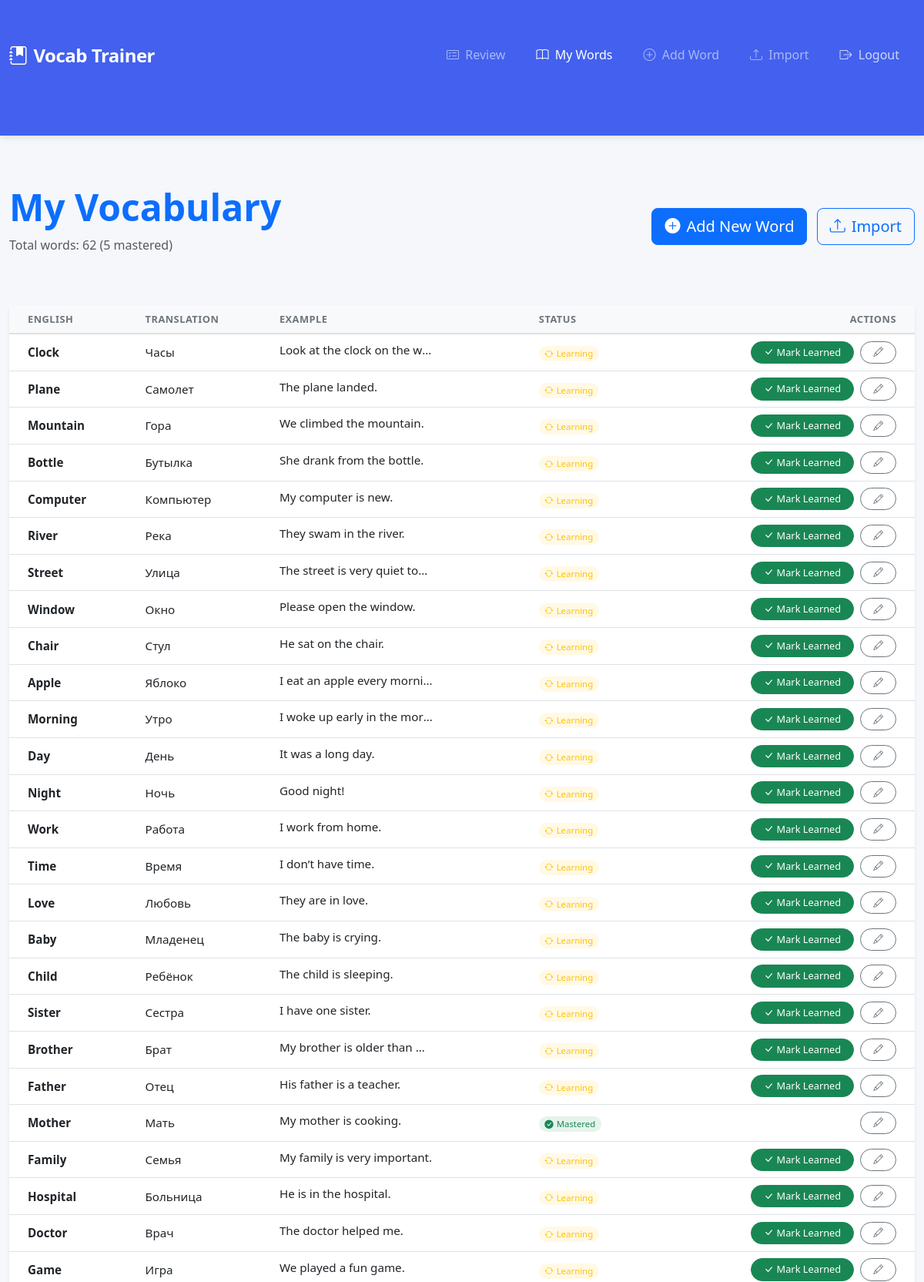
The page /word-list/ (signed in, upper part) on the database its author committed.
### trainer/models.py (models this page shows, shortened)
class Word(models.Model):
    user = models.ForeignKey(User, on_delete=models.CASCADE)
    english = models.CharField(max_length=100)
    translation = models.CharField(max_length=100)
    example = models.TextField(blank=True, null=True)
    is_learned = models.BooleanField(default=False)
    created_at = models.DateTimeField(default=timezone.now)
    class Meta:
        ordering = ['-created_at']

### trainer/views.py (the view)
# urls.py: path('word-list/', views.word_list, name='word-list'),
@login_required
def word_list(request):
    words = Word.objects.filter(user=request.user)
    words_learned_count = Word.objects.filter(user=request.user, is_learned=True).count()  # Add this line
    context = {
        'words': words,
        'words_learned_count': words_learned_count,  # Add this to context
    }
    return render(request, 'trainer/word_list.html', context)

### templates/trainer/word_list.html (shortened to what this page needs)
{% extends 'base.html' %}
{% block content %}
<div class="vocabulary-container">
    <div class="d-flex justify-content-between align-items-center mb-5">
        <div>
            <h1 class="display-5 fw-bold text-primary">My Vocabulary</h1>
            <p class="text-muted">Total words: {{ words.count }} ({{ words_learned_count }} mastered)</p>
        </div>
        <div>
            <a href="{% url 'add-word' %}" class="btn btn-primary btn-lg">
                <i class="bi bi-plus-circle-fill me-2"></i>Add New Word
            </a>
            <a href="{% url 'import-words' %}" class="btn btn-outline-primary btn-lg ms-2">
                <i class="bi bi-upload me-2"></i>Import
            </a>
        </div>
    </div>
    {% if words %}
    <div class="card border-0 shadow-sm">
        <div class="card-body p-0">
            <div class="table-responsive">
                <table class="table table-hover align-middle mb-0">
                    <thead class="table-light">
                        <tr>
                            <th class="ps-4">English</th>
                            <th>Translation</th>
                            <th>Example</th>
                            <th>Status</th>
                            <th class="text-end pe-4">Actions</th>
                        </tr>
                    </thead>
                    <tbody>
                        {% for word in words %}
                        <tr class="{% if word.is_learned %}bg-light-success{% endif %}">
                            <td class="ps-4 fw-semibold">{{ word.english }}</td>
                            <td>{{ word.translation }}</td>
                            <td>
                                {% if word.example %}
                                <span class="d-inline-block text-truncate" style="max-width: 200px;"
                                      data-bs-toggle="tooltip" title="{{ word.example }}">
                                    {{ word.example }}
                                </span>
                                {% else %}
                                <span class="text-muted">-</span>
                                {% endif %}
                            </td>
                            <td>
                                {% if word.is_learned %}
                                <span class="badge rounded-pill bg-success bg-opacity-10 text-success">
                                    <i class="bi bi-check-circle-fill me-1"></i>Mastered
                                </span>
                                {% else %}
                                <span class="badge rounded-pill bg-warning bg-opacity-10 text-warning">
                                    <i class="bi bi-arrow-repeat me-1"></i>Learning
                                </span>
                                {% endif %}
                            </td>
                            <td class="text-end pe-4">
                                <div class="d-flex justify-content-end gap-2">
                                    {% if not word.is_learned %}
                                    <a href="{% url 'mark-learned' word.id %}"
                                       class="btn btn-sm btn-success rounded-pill px-3">
                                        <i class="bi bi-check-lg me-1"></i>Mark Learned
                                    </a>
                                    {% endif %}
                                    <a href="{% url 'edit-word' word.id %}" class="btn btn-sm btn-outline-secondary rounded-pill px-3">
                                        <i class="bi bi-pencil"></i>
                                    </a>
                                </div>
                            </td>
                        </tr>
                        {% endfor %}
                    </tbody>
                </table>
            </div>
        </div>
    </div>
    {% endif %}
</div>
{% endblock %}

### templates/base.html (shortened to what this page needs)
<!DOCTYPE html>
<html lang="en">
<head>
    <link href="https://cdn.jsdelivr.net/npm/bootstrap@5.3.0/dist/css/bootstrap.min.css" rel="stylesheet">
    <link href="https://cdn.jsdelivr.net/npm/bootstrap-icons@1.10.0/font/bootstrap-icons.css" rel="stylesheet">
</head>
<body>
    <nav class="navbar navbar-expand-lg navbar-dark" style="background-color: var(--primary-color);">
        <div class="container">
            <a class="navbar-brand d-flex align-items-center" href="{% url 'word-list' %}">
                <i class="bi bi-journal-bookmark-fill me-2"></i>
                Vocab Trainer
            </a>
            <div class="collapse navbar-collapse" id="navbarNav">
                <ul class="navbar-nav ms-auto">
                    {% if user.is_authenticated %}
                        <li class="nav-item">
                            <a class="nav-link {% if request.resolver_match.url_name == 'review' %}active{% endif %}" href="{% url 'review' %}">
                                <i class="bi bi-card-checklist me-1"></i> Review
                            </a>
                        </li>
                        <li class="nav-item">
                            <a class="nav-link {% if request.resolver_match.url_name == 'word-list' %}active{% endif %}" href="{% url 'word-list' %}">
                                <i class="bi bi-book me-1"></i> My Words
                            </a>
                        </li>
                        <li class="nav-item">
                            <a class="nav-link {% if request.resolver_match.url_name == 'add-word' %}active{% endif %}" href="{% url 'add-word' %}">
                                <i class="bi bi-plus-circle me-1"></i> Add Word
                            </a>
                        </li>
                        <li class="nav-item">
                            <a class="nav-link {% if request.resolver_match.url_name == 'import-words' %}active{% endif %}" href="{% url 'import-words' %}">
                                <i class="bi bi-upload me-1"></i> Import
                            </a>
                        </li>
                        <li class="nav-item">
                            <form action="{% url 'logout' %}" method="post" class="d-inline">
                                <button type="submit" class="nav-link btn btn-link btn-logout">
                                    <i class="bi bi-box-arrow-right me-1"></i> Logout
                                </button>
                            </form>
                        </li>
                    {% endif %}
                </ul>
            </div>
        </div>
    </nav>
    <main class="container">
        {% block content %}{% endblock %}
    </main>
</body>
</html>

### templates/base.html (style rules this page uses)
:root { --primary-color: #4361ee; --secondary-color: #3f37c9; --light-color: #f8f9fa; --dark-color: #212529; --success-color: #4cc9f0; --border-radius: 8px; }
body { font-family: 'Segoe UI', Tahoma, Geneva, Verdana, sans-serif; background-color: #f5f7fa; color: var(--dark-color); line-height: 1.6; }
.navbar { box-shadow: 0 2px 10px rgba(0, 0, 0, 0.1); padding: 1rem 0; }
.navbar-brand { font-weight: 700; font-size: 1.5rem; letter-spacing: -0.5px; }
.nav-link { font-weight: 500; padding: 0.5rem 1rem !important; margin: 0 0.25rem; border-radius: var(--border-radius); transition: all 0.3s ease; }
.btn-logout { color: rgba(255, 255, 255, 0.75) !important; transition: all 0.3s ease; }
.container { max-width: 1200px; padding-top: 2rem; padding-bottom: 4rem; }

### templates/trainer/word_list.html (style rules this page uses)
.vocabulary-container { padding: 2rem 0; }
.table { font-size: 0.95rem; }
.table th { font-weight: 600; text-transform: uppercase; font-size: 0.8rem; letter-spacing: 0.5px; color: #6c757d; border-bottom-width: 2px; }
.bg-light-success { background-color: rgba(25, 135, 84, 0.03); }
.badge { padding: 0.35em 0.65em; font-weight: 500; }
.btn-sm { font-size: 0.8rem; }
.rounded-pill { border-radius: 50px !important; }

### rows shown on the page
Word: english "Clock", translation "Часы", example "Look at the clock on the w…", is_learned False (drawn)
Word: english "Plane", translation "Самолет", example "The plane landed.", is_learned False (drawn)
Word: english "Mountain", translation "Гора", example "We climbed the mountain.", is_learned False (drawn)
Word: english "Bottle", translation "Бутылка", example "She drank from the bottle.", is_learned False (drawn)
Word: english "Computer", translation "Компьютер", example "My computer is new.", is_learned False (drawn)
Word: english "River", translation "Река", example "They swam in the river.", is_learned False (drawn)
Word: english "Street", translation "Улица", example "The street is very quiet to…", is_learned False (drawn)
Word: english "Window", translation "Окно", example "Please open the window.", is_learned False (drawn)
Word: english "Chair", translation "Стул", example "He sat on the chair.", is_learned False (drawn)
Word: english "Apple", translation "Яблоко", example "I eat an apple every morni…", is_learned False (drawn)
Word: english "Morning", translation "Утро", example "I woke up early in the mor…", is_learned False (drawn)
Word: english "Day", translation "День", example "It was a long day.", is_learned False (drawn)
Word: english "Night", translation "Ночь", example "Good night!", is_learned False (drawn)
Word: english "Work", translation "Работа", example "I work from home.", is_learned False (drawn)
Word: english "Time", translation "Время", example "I don’t have time.", is_learned False (drawn)
Word: english "Love", translation "Любовь", example "They are in love.", is_learned False (drawn)
Word: english "Baby", translation "Младенец", example "The baby is crying.", is_learned False (drawn)
Word: english "Child", translation "Ребёнок", example "The child is sleeping.", is_learned False (drawn)
Word: english "Sister", translation "Сестра", example "I have one sister.", is_learned False (drawn)
Word: english "Brother", translation "Брат", example "My brother is older than…", is_learned False (drawn)
Word: english "Father", translation "Отец", example "His father is a teacher.", is_learned False (drawn)
Word: english "Mother", translation "Мать", example "My mother is cooking.", is_learned True (drawn)
Word: english "Family", translation "Семья", example "My family is very important.", is_learned False (drawn)
Word: english "Hospital", translation "Больница", example "He is in the hospital.", is_learned False (drawn)
Word: english "Doctor", translation "Врач", example "The doctor helped me.", is_learned False (drawn)
Word: english "Game", translation "Игра", example "We played a fun game.", is_learned False (drawn)

### other values the page prints
{{ words.count }} "62"
{{ words_learned_count }} "5"
